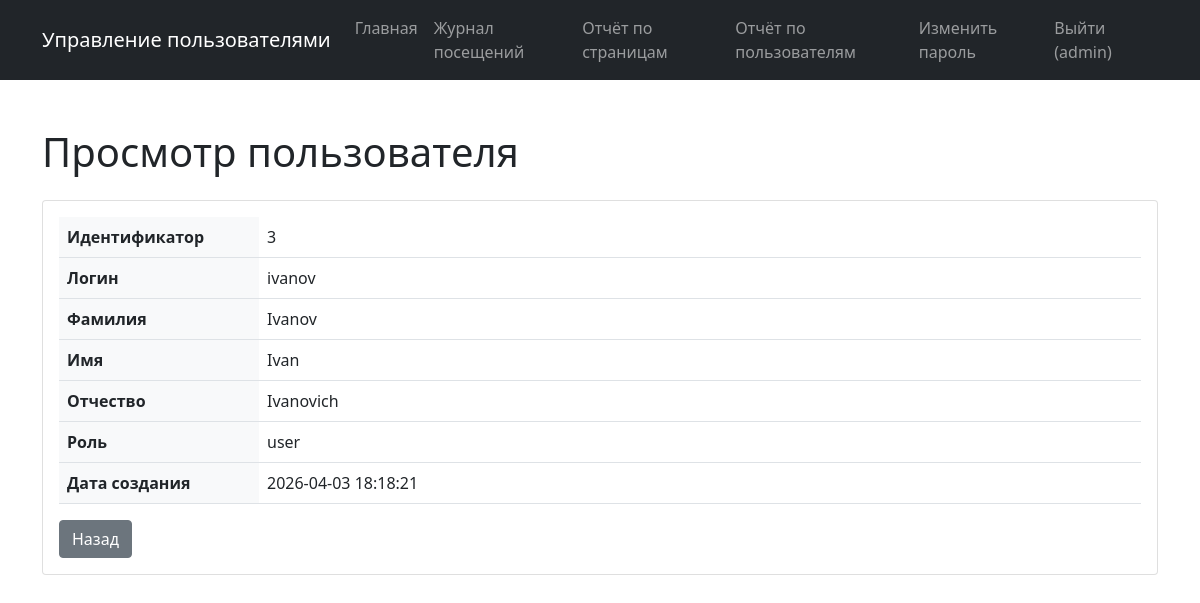
Page /user/3/ (signed in) on the committed database.
### tables this page shows
CREATE TABLE users (
            id INTEGER PRIMARY KEY AUTOINCREMENT,
            login TEXT NOT NULL UNIQUE,
            password_hash TEXT NOT NULL,
            last_name TEXT,
            first_name TEXT NOT NULL,
            middle_name TEXT,
            role_id INTEGER,
            created_at TIMESTAMP DEFAULT CURRENT_TIMESTAMP,
            FOREIGN KEY (role_id) REFERENCES roles (id)
        );

CREATE TABLE roles (
            id INTEGER PRIMARY KEY AUTOINCREMENT,
            name TEXT NOT NULL UNIQUE,
            description TEXT
        );

### app.py (the view)
@app.route('/user/<int:user_id>/')
def user_view(user_id):
    user = models.get_user_by_id(user_id)
    if not user:
        flash('Пользователь не найден', 'danger')
        return redirect(url_for('index'))
    return render_template('user_view.html', user=user)

### app.py (called while the page is built)
@login_manager.user_loader
def load_user(user_id):
    user_data = models.get_user_by_id(user_id)
    if user_data:
        return User(user_data)
    return None

@app.before_request
def log_visit():
    if request.endpoint and not request.endpoint.startswith('static'):
        path = request.path
        user_id = current_user.id if current_user.is_authenticated else None
        models.add_visit_log(path, user_id)

@app.context_processor
def utility_processor():
    user_data = None
    user_role = None
    if current_user.is_authenticated:
        user_data = models.get_user_by_id(current_user.id)
        user_role = user_data['role_name'] if user_data else None
    return {
        'is_authenticated': current_user.is_authenticated,
        'user_role': user_role,
        'current_user_id': current_user.id if current_user.is_authenticated else None
    }

### models.py (called while the page is built)
def get_db():
    conn = sqlite3.connect(DATABASE)
    conn.row_factory = sqlite3.Row
    return conn

def get_user_by_id(user_id):
    conn = get_db()
    user = conn.execute('''
        SELECT u.*, r.name as role_name, r.description as role_description
        FROM users u
        LEFT JOIN roles r ON u.role_id = r.id
        WHERE u.id = ?
    ''', (user_id,)).fetchone()
    conn.close()
    return user

def add_visit_log(path, user_id):
    conn = get_db()
    cursor = conn.cursor()
    try:
        cursor.execute('''
            INSERT INTO visit_logs (path, user_id)
            VALUES (?, ?)
        ''', (path, user_id))
        conn.commit()
        return True, None
    except Exception as e:
        return False, str(e)
    finally:
        conn.close()

### templates/user_view.html
{% extends 'base.html' %}
{% block content %}
<h1 class="my-4">Просмотр пользователя</h1>
<div class="card">
    <div class="card-body">
        <table class="table">
            <tr>
                <th style="width: 200px;">Идентификатор</th>
                <td>{{ user.id }}</td>
            </tr>
            <tr>
                <th>Логин</th>
                <td>{{ user.login }}</td>
            </tr>
            <tr>
                <th>Фамилия</th>
                <td>{{ user.last_name or '-' }}</td>
            </tr>
            <tr>
                <th>Имя</th>
                <td>{{ user.first_name }}</td>
            </tr>
            <tr>
                <th>Отчество</th>
                <td>{{ user.middle_name or '-' }}</td>
            </tr>
            <tr>
                <th>Роль</th>
                <td>{{ user.role_name or 'Не назначена' }}</td>
            </tr>
            <tr>
                <th>Дата создания</th>
                <td>{{ user.created_at }}</td>
            </tr>
        </table>
        <a href="{{ url_for('index') }}" class="btn btn-secondary">Назад</a>
    </div>
</div>
{% endblock %}

### templates/base.html (shortened to what this page needs)
<!DOCTYPE html>
<html lang="ru">
<head>
    <link href="https://cdn.jsdelivr.net/npm/bootstrap@5.0.2/dist/css/bootstrap.min.css" rel="stylesheet">
    <link rel="stylesheet" href="{{ url_for('static', filename='styles.css') }}">
</head>
<body>
    <nav class="navbar navbar-expand-lg navbar-dark bg-dark">
        <div class="container">
            <a class="navbar-brand" href="{{ url_for('index') }}">Управление пользователями</a>
            <div class="collapse navbar-collapse">
                <ul class="navbar-nav ms-auto">
                    <li class="nav-item"><a class="nav-link" href="{{ url_for('index') }}">Главная</a></li>
                    {% if is_authenticated %}
                        <li class="nav-item"><a class="nav-link" href="{{ url_for('reports.visit_logs') }}">Журнал посещений</a></li>
                        {% if user_role == 'admin' %}
                            <li class="nav-item"><a class="nav-link" href="{{ url_for('reports.report_pages') }}">Отчёт по страницам</a></li>
                            <li class="nav-item"><a class="nav-link" href="{{ url_for('reports.report_users') }}">Отчёт по пользователям</a></li>
                        {% endif %}
                        <li class="nav-item"><a class="nav-link" href="{{ url_for('change_password') }}">Изменить пароль</a></li>
                        <li class="nav-item"><a class="nav-link" href="{{ url_for('logout') }}">Выйти ({{ current_user.login }})</a></li>
                    {% else %}
                        <li class="nav-item"><a class="nav-link" href="{{ url_for('login') }}">Войти</a></li>
                    {% endif %}
                </ul>
            </div>
        </div>
    </nav>
    <main class="container my-4">
        {% block content %}{% endblock %}
    </main>
</body>
</html>

### static/styles.css (style rules this page uses)
body { min-height: 100vh; display: flex; flex-direction: column; }
.table th { background-color: #f8f9fa; }

### rows in the picture
users: login "admin"
users: id "3", login "ivanov", last_name "Ivanov", first_name "Ivan", middle_name "Ivanovich", created_at "2026-04-03 18:18:21"
roles: name "user"
